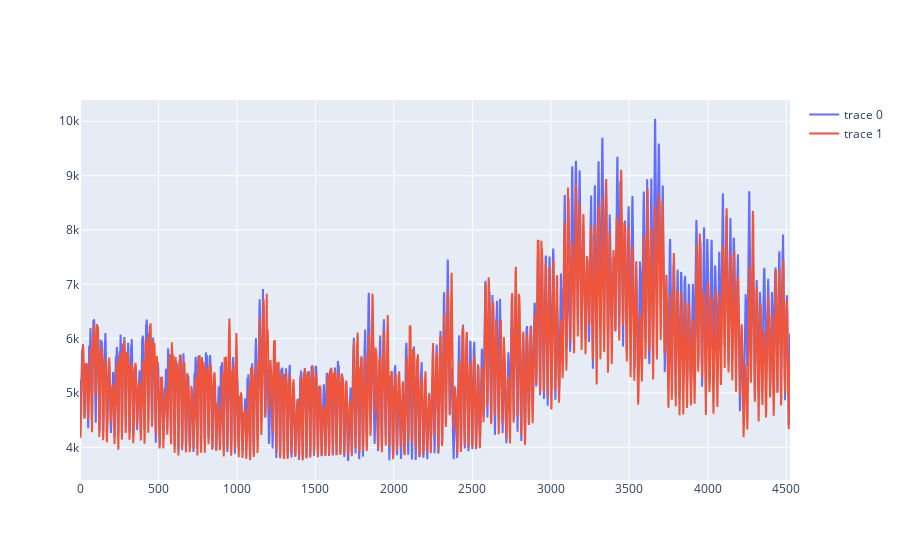

The notebook cell this image was saved under:
### Code cell
# tensor_dataset = torch.cat([batch for batch in data_loader])
display(predictions.shape)
dependent_variable = "Energy Demand (MWH)"
prediction_data = (predictions * (input_max_vals[dependent_variable]-input_min_vals[dependent_variable]) + input_min_vals[dependent_variable]).flatten()
display(prediction_data)

val_data = t.cat([batch[2] for batch in validation_loader])
val_data = (val_data.cpu().numpy() * (input_max_vals[dependent_variable]-input_min_vals[dependent_variable]) + input_min_vals[dependent_variable]).flatten()
display(val_data)

trace1 = go.Scatter(x = np.array(range(0, val_data.shape[0])), y=val_data, mode="lines")
trace2 = go.Scatter(x = np.array(range(0, prediction_data.shape[0])), y=prediction_data, mode="lines")

fig = go.Figure([trace1, trace2])
fig.show()

### Figure 1 — Plotly figure (JSON) as saved in the notebook; plotly's stock layout.template omitted (floating-point values rounded to 4 significant figures; data arrays with more than 128 entries replaced by an {"elided": "..."} marker saying what was removed)
{"data": [{"mode": "lines", "type": "scatter", "x": {"elided": "4525 int values"}, "y": {"elided": "4525 float values"}}, {"mode": "lines", "type": "scatter", "x": {"elided": "4525 int values"}, "y": {"elided": "4525 float values"}}], "layout": {}}
